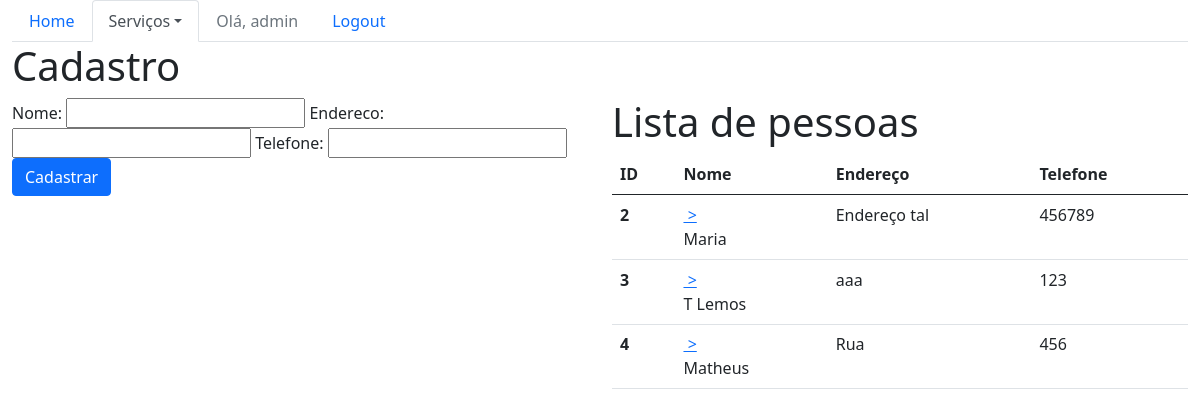
The app's page /sistema/pessoas/ (signed in), older data.
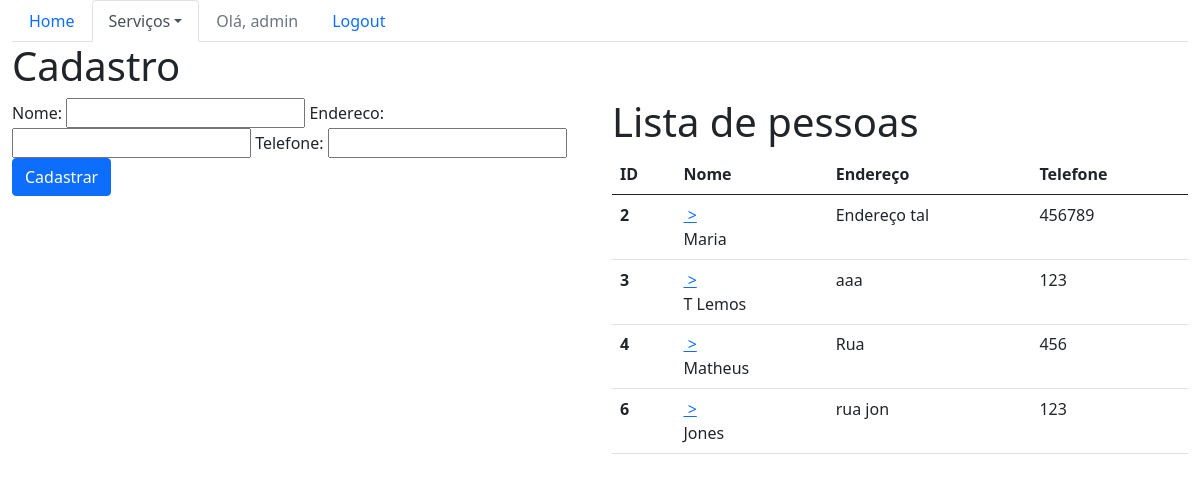
The same page, newer data.
### core/models.py (models this page shows, shortened)
class Pessoa(models.Model):
    nome = models.CharField(max_length=100)
    endereco = models.CharField(max_length=200)
    telefone = models.CharField(max_length=20)

### core/views.py (the view)
# urls.py: path("pessoas/", lista_pessoas ,name='core_lista_pessoas'),
@login_required
def lista_pessoas(request):
    pessoas = Pessoa.objects.all()
    form = PessoaForm()
    return render(request, 'core/lista_pessoas.html', {'pessoas': pessoas, 'form': form})

### core/forms.py
class PessoaForm(ModelForm):
    class Meta:
        model = Pessoa
        fields = '__all__'

### core/templates/core/lista_pessoas.html (shortened to what this page needs)
{% extends 'base.html' %}
{% load bootstrap %}
{%block menu%}
    <ul class="nav nav-tabs">
        <li class="nav-item">
          <a class="nav-link " href="{% url 'core_home' %}">Home</a>
        </li>
        <li class="nav-item dropdown">
          <a class="nav-link dropdown-toggle active" data-toggle="dropdown" href="#" role="button" aria-haspopup="true" aria-expanded="false">Serviços</a>
        </li>
        {%if user.is_authenticated %}
        <li class="nav-item ">
          <a class="nav-link disabled" href="">Olá, {{user}}</a>
        </li>
        <li class="nav-item">
          <a class="nav-link" href="{% url 'logout' %}">Logout</a>
        </li>
        {% else %}
        <li class="nav-item">
          <a class="nav-link" href="{% url 'login' %}">Login</a>
        </li>
        {% endif %}
    </ul>
{%endblock%}
{%block main%}
<div class="row">
    <div class="col-sm-6">
        <h1> Cadastro</h1>
    </div>
</div>
<div class="row">
    <div class="col-sm-6">
        <form action="{% url 'core_pessoa_novo' %}" method="POST">
            {{form | bootstrap}}
    <br>
        <button type="submit" class="btn btn-primary">Cadastrar</button>
        </form>
    </div>
    <div class="col-sm-6">
        <h1>Lista de pessoas</h1>
        <table class="table">
            <thead class= "thead-dark">
              <tr>
                <th scope="col">ID</th>
                <th scope="col">Nome</th>
                <th scope="col">Endereço</th>
                <th scope="col">Telefone</th>
              </tr>
            </thead>
            <tbody>
                {% for pessoa in pessoas %}
              <tr>
                <th scope="row" >{{pessoa.id}}</th>
                <td><a href="{% url 'core_pessoa_update' pessoa.id %}" style="display:block;">&nbsp;></a>{{pessoa.nome}}</td>
                <td>{{pessoa.endereco}}</td>
                <td>{{pessoa.telefone}}</td>
              </tr>
              <tr>
                {%endfor%}
            </tbody>
          </table>
    </div>
</div>
{% endblock %}

Row changes from the older to the newer data that the page shows:
added Pessoa: id "6", nome "Jones", endereco "rua jon", telefone "123"
